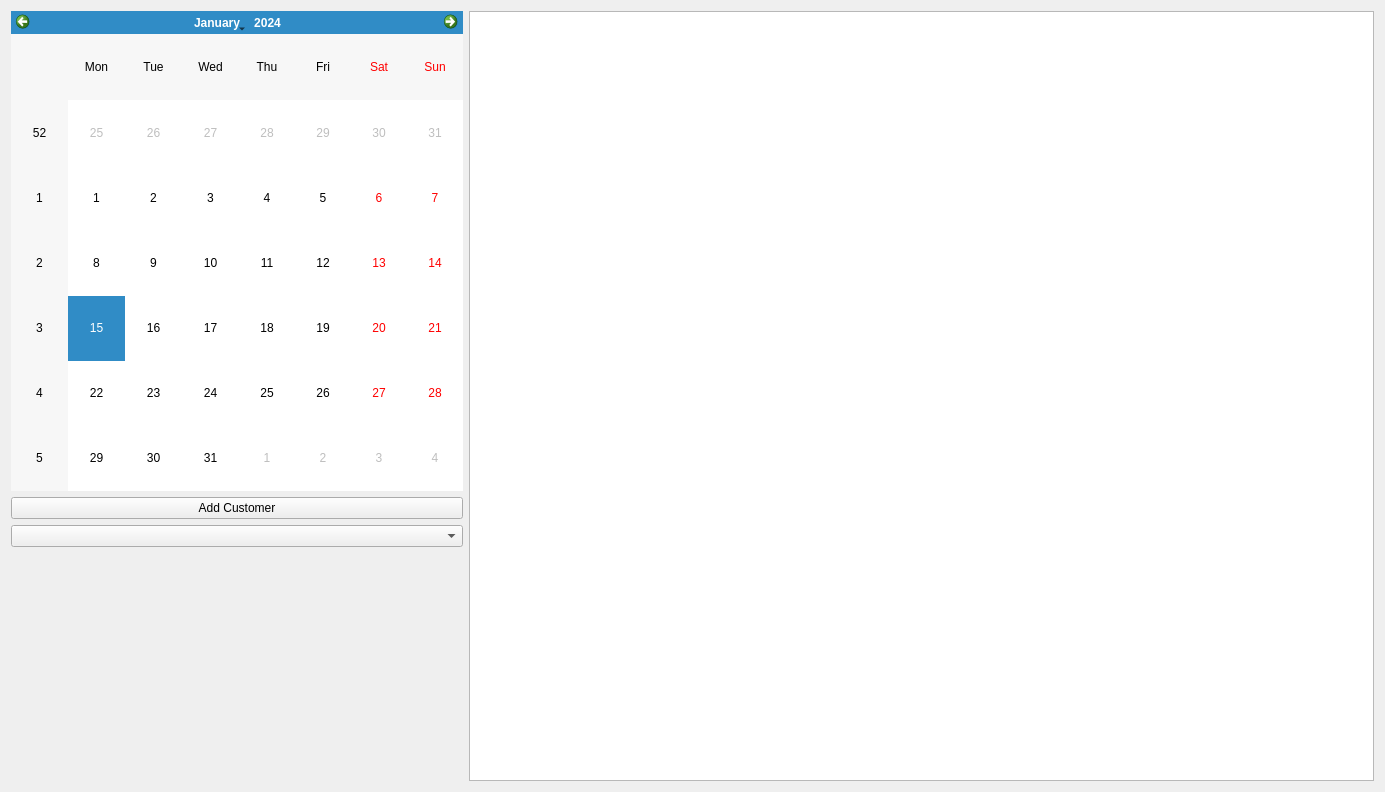
<?xml version="1.0" encoding="UTF-8"?>
<ui version="4.0">
 <class>OpenScheduler::CalendarWidget</class>
 <widget class="QWidget" name="OpenScheduler::CalendarWidget">
  <property name="geometry">
   <rect>
    <x>0</x>
    <y>0</y>
    <width>1385</width>
    <height>792</height>
   </rect>
  </property>
  <property name="windowTitle">
   <string>CalendarWidget</string>
  </property>
  <layout class="QVBoxLayout" name="verticalLayout">
   <item>
    <layout class="QHBoxLayout" name="horizontalLayout" stretch="1,2">
     <property name="sizeConstraint">
      <enum>QLayout::SizeConstraint::SetMinimumSize</enum>
     </property>
     <item>
      <layout class="QVBoxLayout" name="verticalLayout_2" stretch="1,0,0,0">
       <property name="sizeConstraint">
        <enum>QLayout::SizeConstraint::SetDefaultConstraint</enum>
       </property>
       <item>
        <widget class="QCalendarWidget" name="calendar">
         <property name="maximumSize">
          <size>
           <width>640</width>
           <height>480</height>
          </size>
         </property>
        </widget>
       </item>
       <item>
        <widget class="QPushButton" name="add_cusomer_btn">
         <property name="text">
          <string>Add Customer</string>
         </property>
        </widget>
       </item>
       <item>
        <widget class="QComboBox" name="worker"/>
       </item>
       <item>
        <spacer name="verticalSpacer">
         <property name="orientation">
          <enum>Qt::Orientation::Vertical</enum>
         </property>
         <property name="sizeType">
          <enum>QSizePolicy::Policy::Expanding</enum>
         </property>
         <property name="sizeHint" stdset="0">
          <size>
           <width>20</width>
           <height>40</height>
          </size>
         </property>
        </spacer>
       </item>
      </layout>
     </item>
     <item>
      <widget class="QTableWidget" name="table"/>
     </item>
    </layout>
   </item>
  </layout>
 </widget>
 <resources/>
 <connections/>
</ui>
